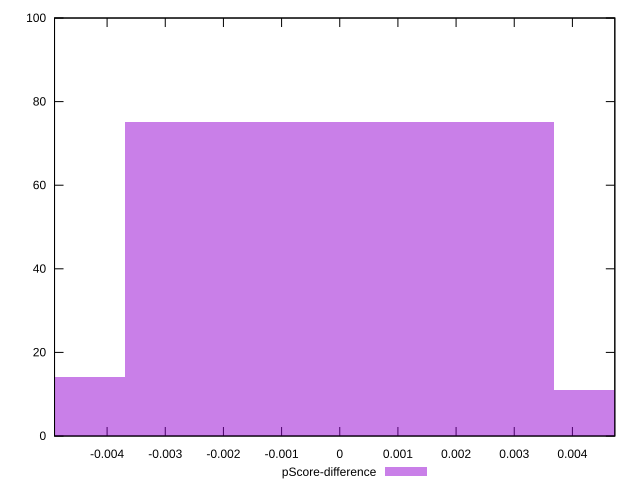

Source code (gnuplot):
reset

$pScoreDifference <<EOF
0 75
-0.007368951450186835 14
0.007368951450186835 11
EOF

set key outside below
set boxwidth 0.007368951450186835
set xrange [-0.004903738913986766:0.0047292529510620795]
set yrange [0:100]
set trange [0:100]
set style fill transparent solid 0.5 noborder
set terminal svg size 640, 490 enhanced background rgb 'white'
set output "reports/report_00032_2021-02-25T10-28-15.087Z/largest-contentful-paint/samples/music/pScore-difference/histogram.svg"

plot $pScoreDifference title "pScore-difference" with boxes

reset
